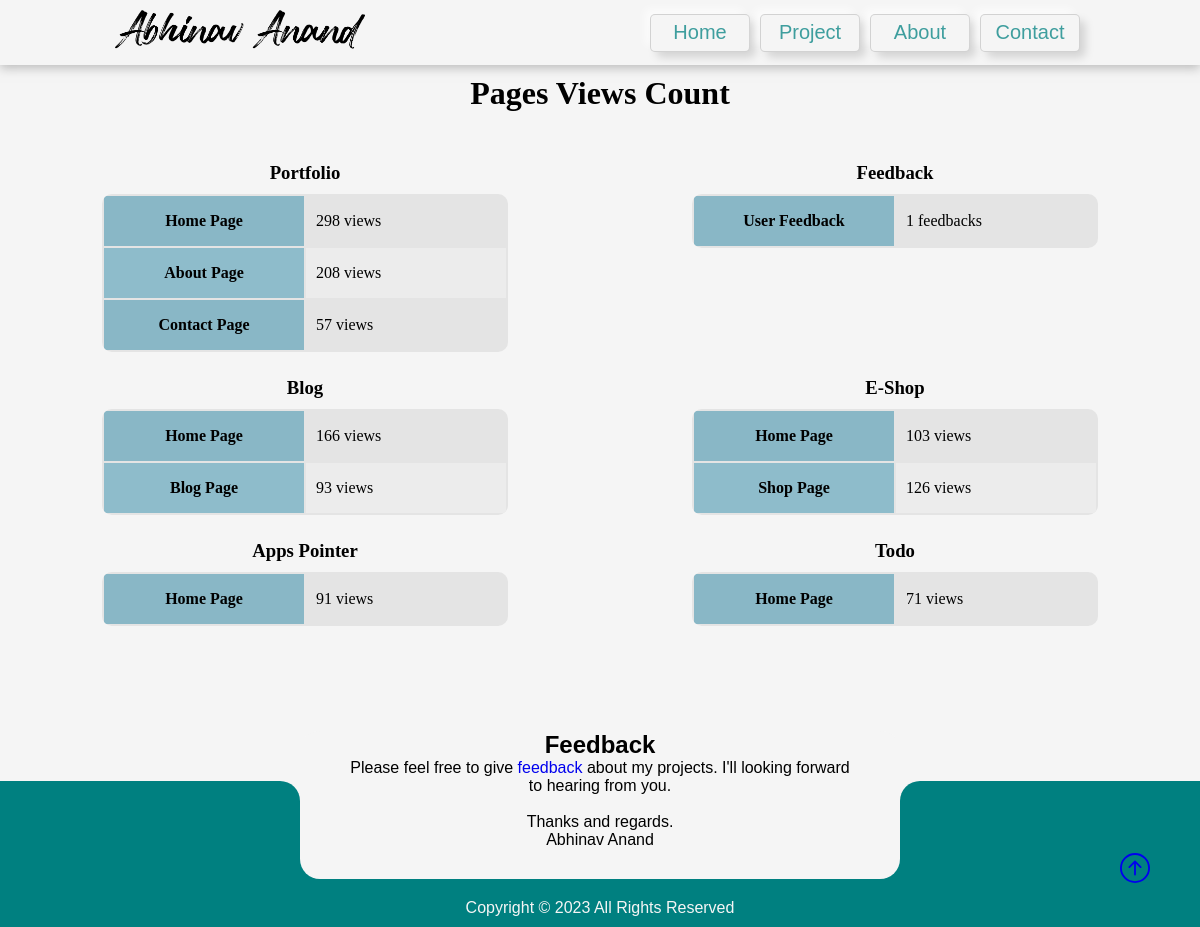
The page /pages-views/ on the database as committed earlier.
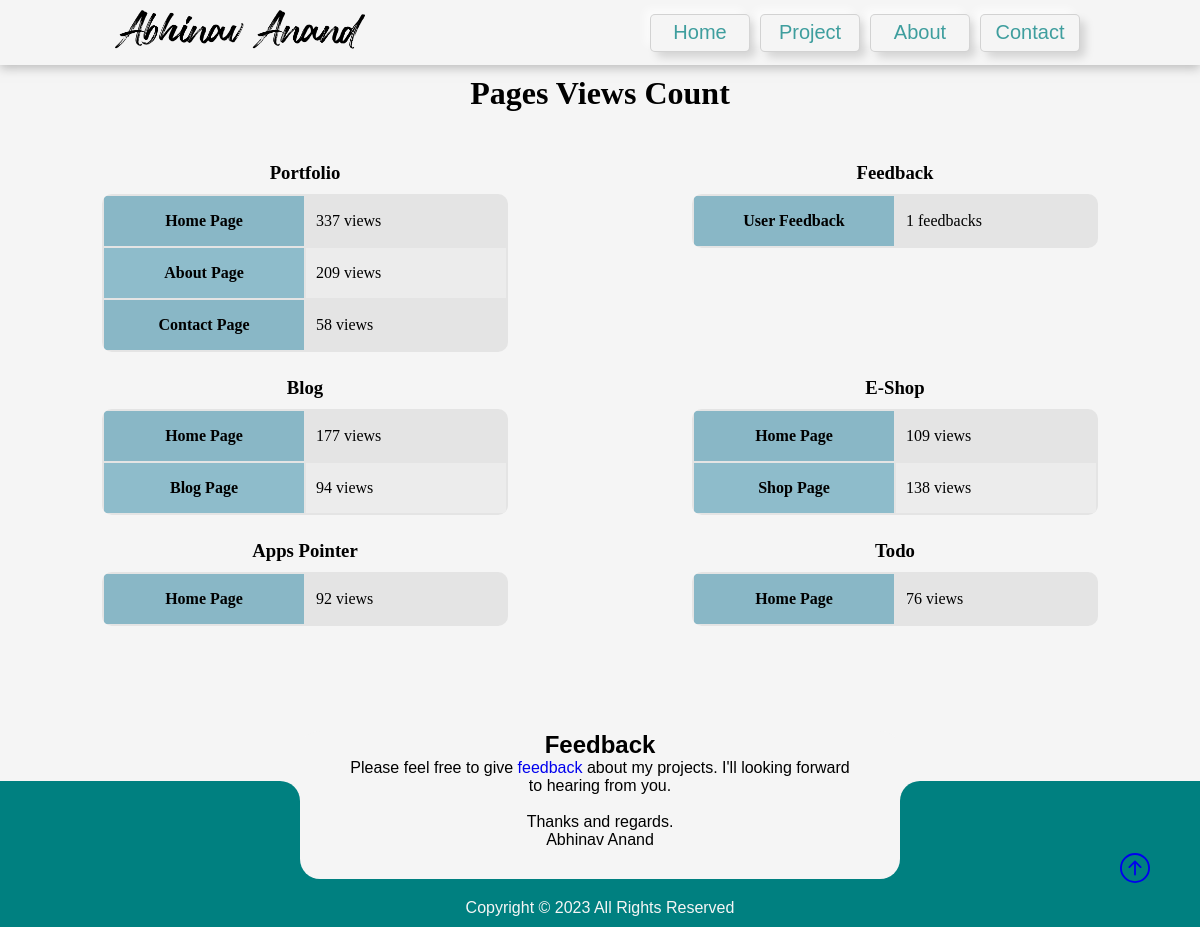
The same page on the database as committed later.
### mainApp/models.py (models this page shows, shortened)
class Portfolio_page_view_count(models.Model):
    portfolio_view_count = models.IntegerField(default=0)
    about_view_count = models.IntegerField(default=0)
    contact_view_count = models.IntegerField(default=0)

### blog/models.py (models this page shows, shortened)
class Blog_page_view_count(models.Model):
    home_view_count = models.IntegerField(default=0)
    blog_view_count = models.IntegerField(default=0)

### ecom/models.py (models this page shows, shortened)
class Shop_page_view_count(models.Model):
    home_view_count = models.IntegerField(default=0)
    shop_view_count = models.IntegerField(default=0)

### app/models.py (models this page shows, shortened)
class App_page_view_count(models.Model):
    app_home_view_count = models.IntegerField(default=0)

### todo/models.py (models this page shows, shortened)
class Todo_page_view_count(models.Model):
    todo_home_view_count = models.IntegerField(default=0)

### mainApp/views.py (the view)
# urls.py: path('pages-views/', views.pageView, name='pagesViews'),
def pageView(request):
    feedback = Feedback.objects.all()
    context = {"Portfolio": Portfolio_page_view_count.objects.get(id=1),
               "Feedback": feedback.count(),
               "Blog": Blog_page_view_count.objects.get(id=1),
               "Shop": Shop_page_view_count.objects.get(id=1),
               "App": App_page_view_count.objects.get(id=1),
               "Todo": Todo_page_view_count.objects.get(id=1),
               }
    return render(request, 'pageviews.html', context)

### mainApp/templates/pageviews.html (shortened to what this page needs)
{% extends 'basemain.html' %} {% block homemain %}
<div class="pageviews">
    <h1>Pages Views Count</h1>
    <div >
        <span>
            <h3>Portfolio</h3>
            <table>
                <tr><th>Home Page</th><td>{{Portfolio.portfolio_view_count}} views</td></tr>
                <tr><th>About Page</th><td>{{Portfolio.about_view_count}} views</td></tr>
                <tr><th>Contact Page</th><td>{{Portfolio.contact_view_count}} views</td></tr>
            </table>
        </span>
        <span>
            <h3>Feedback</h3>
            <table>
                <tr><th>User Feedback</th><td>{{Feedback}} feedbacks</td></tr>
            </table>
        </span>
        <span>
            <h3>Blog</h3>
            <table>
                <tr><th>Home Page</th><td>{{Blog.home_view_count}} views</td></tr>
                <tr><th>Blog Page</th><td>{{Blog.blog_view_count}} views</td></tr>
            </table>
        </span>
        <span>
            <h3>E-Shop</h3>
            <table>
                <tr><th>Home Page</th><td>{{Shop.home_view_count}} views</td></tr>
                <tr><th>Shop Page</th><td>{{Shop.shop_view_count}} views</td></tr>
            </table>
        </span>
        <span>
            <h3>Apps Pointer</h3>
            <table>
                <tr><th>Home Page</th><td>{{App.app_home_view_count}} views</td></tr>
            </table>
        </span>
        <span>
            <h3>Todo</h3>
            <table>
                <tr><th>Home Page</th><td>{{Todo.todo_home_view_count}} views</td></tr>
            </table>
        </span>
    </div>
</div>
{%endblock%}

Rows that differ between the two databases and show on the page:
changed Portfolio_page_view_count: portfolio_view_count "298" → "337"; about_view_count "208" → "209"; contact_view_count "57" → "58"
changed Blog_page_view_count: home_view_count "166" → "177"; blog_view_count "93" → "94"
changed Shop_page_view_count: home_view_count "103" → "109"; shop_view_count "126" → "138"
changed App_page_view_count: app_home_view_count "91" → "92"
changed Todo_page_view_count: todo_home_view_count "71" → "76"
